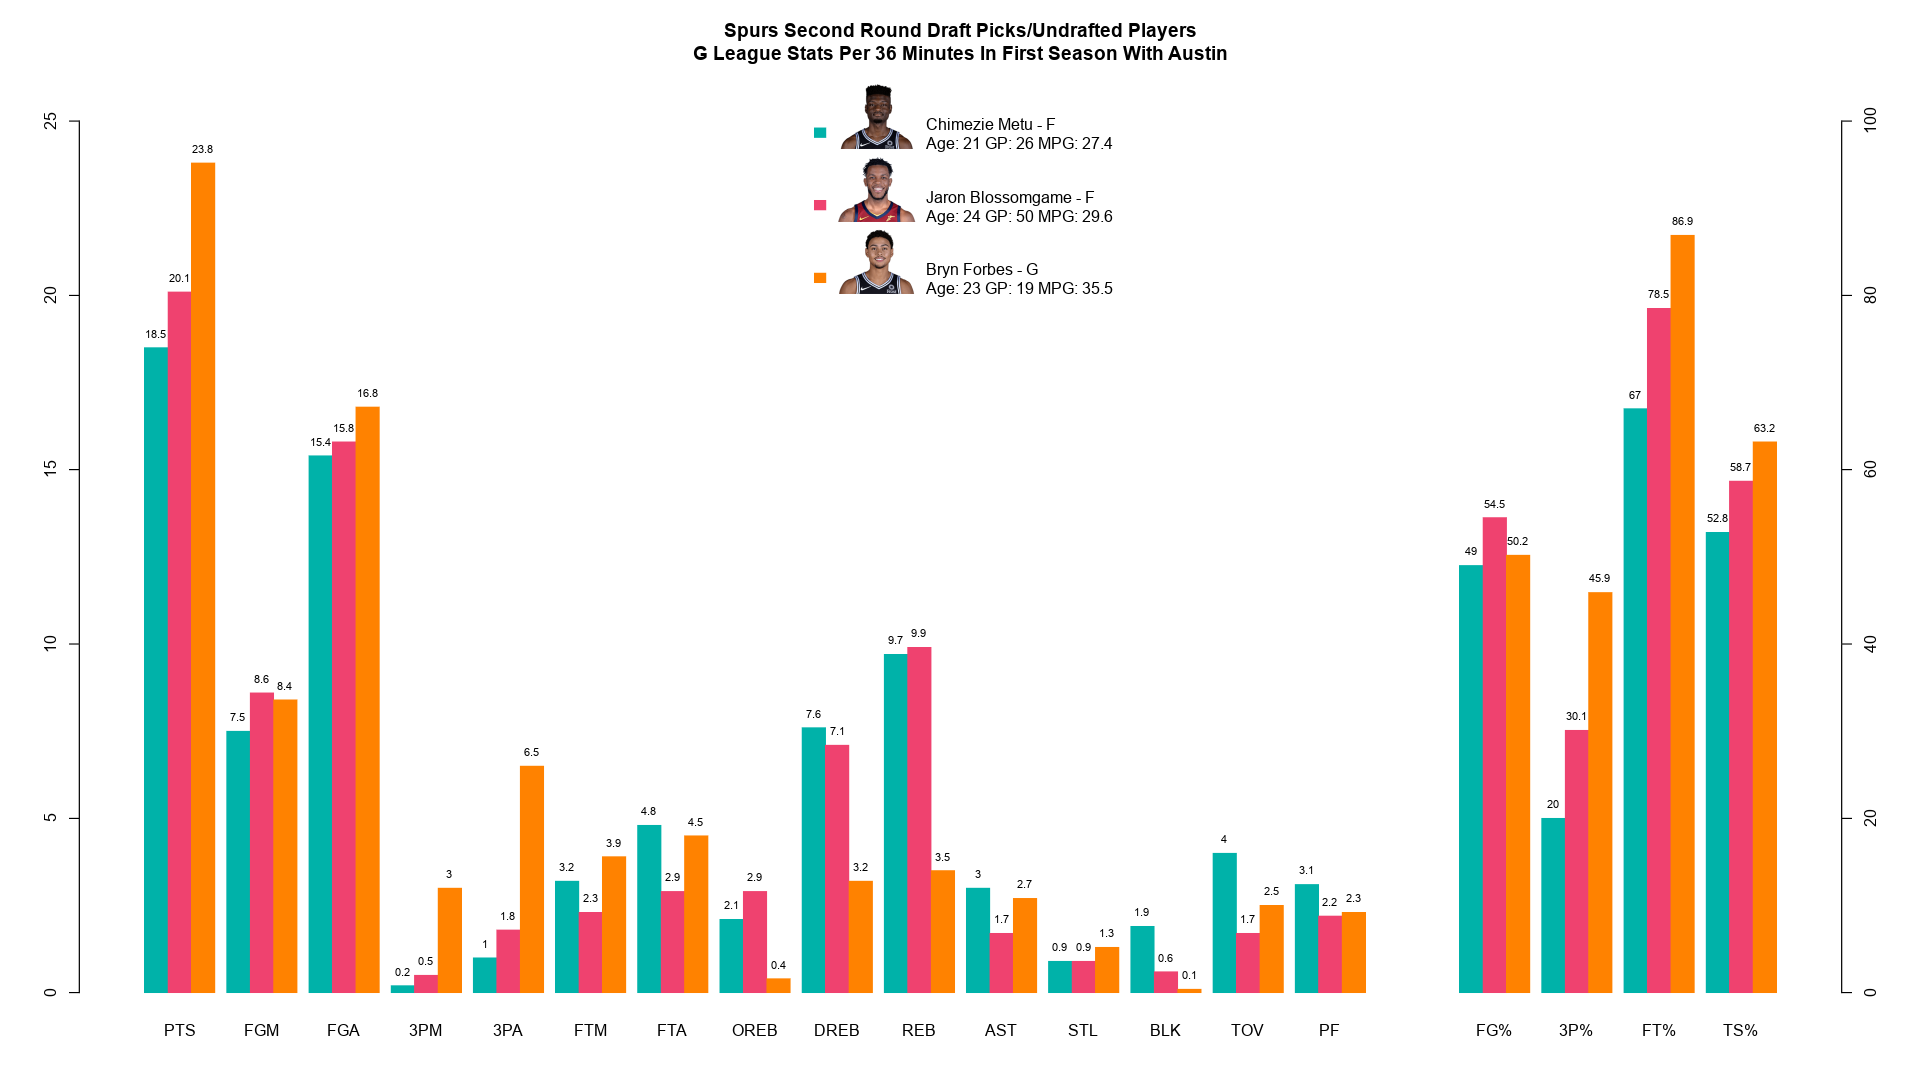

Write the R code that produced this figure.
library(magick)
fig <- image_graph(width = 1920, height = 1080, res = 96)

# incomplete stats; will need updating
cm.stats <-
    c(18.5, 7.5, 15.4, 0.2, 1, 3.2, 4.8, 2.1, 7.6, 9.7, 3, 0.9, 1.9, 4, 3.1)
cm.shooting <- c(49.0, 20, 67, 52.8)
jb.stats <-
    c(20.1,
      8.6,
      15.8,
      0.5,
      1.8,
      2.3,
      2.9,
      2.9,
      7.1,
      9.9,
      1.7,
      0.9,
      0.6,
      1.7,
      2.2)
jb.shooting <- c(54.5, 30.1, 78.5, 58.7)
bf.stats <-
    c(23.8,
      8.4,
      16.8,
      3,
      6.5,
      3.9,
      4.5,
      0.4,
      3.2,
      3.5,
      2.7,
      1.3,
      0.1,
      2.5,
      2.3)
bf.shooting <- c(50.2, 45.9, 86.9, 63.2)

player.names <-
    c(
        'Chimezie Metu - F\nAge: 21 GP: 26 MPG: 27.4',
        'Jaron Blossomgame - F\nAge: 24 GP: 50 MPG: 29.6',
        'Bryn Forbes - G\nAge: 23 GP: 19 MPG: 35.5'
    )
stats.names <-
    c(
        'PTS',
        'FGM',
        'FGA',
        '3PM',
        '3PA',
        'FTM',
        'FTA',
        'OREB',
        'DREB',
        'REB',
        'AST',
        'STL',
        'BLK',
        'TOV',
        'PF'
    )
shooting.names <- c('FG%', '3P%', 'FT%', 'TS%')

# i don't know what's the best way to create the barplot; this seems to work
stats.matrix <-
    matrix(
        rbind(cm.stats, jb.stats, bf.stats),
        ncol = 15,
        dimnames = list(player.names, stats.names)
    )
shooting.matrix <-
    matrix(
        rbind(cm.shooting, jb.shooting, bf.shooting),
        ncol = 4,
        dimnames = list(player.names, shooting.names)
    )
dummy.matrix <- matrix(c(26.2, 26.2, 26.2))
# before combining stats with shooting, downscale shooting values by 4
m <- cbind(stats.matrix, dummy.matrix, shooting.matrix / 4)
par(mar = c(4.1, 4.1, 4.1, 4.1))
bp <-
    barplot(
        m,
        beside = TRUE,
        col = ifelse(colnames(m)[col(m)] == '', 'white',
                     c('#00B2A9', '#EF426F', '#FF8200')),
        legend = player.names,
        args.legend = list(
            x = 'top',
            bty = 'n',
            x.intersp = 7,
            y.intersp = 3,
            border = NA
        ),
        # ylim = c(0, 25),
        main = paste0('Spurs Second Round Draft Picks/Undrafted Players\n',
                      'G League Stats Per 36 Minutes ',
                      'In First Season With Austin'),
        border = NA,
        space = c(0, 0.5)
    )

# create the other y-axis
axis(side = 4,
     at = (0:5 * 5),
     labels = (0:5 * 20))

# add the exact values on the plot
actual.m <- cbind(stats.matrix, dummy.matrix, shooting.matrix)
text(
    x = bp,
    y = m,
    labels = actual.m,
    pos = 3,
    cex = 0.7#, xpd = NA
)

dev.off()
cm <- image_read('https://ak-static.cms.nba.com/wp-content/uploads/headshots/nba/latest/260x190/1629002.png')
cm <- image_scale(cm, 'x65')
jb <- image_read('https://ak-static.cms.nba.com/wp-content/uploads/headshots/nba/latest/260x190/1628417.png')
jb <- image_scale(jb, 'x65')
bf <- image_read('https://ak-static.cms.nba.com/wp-content/uploads/headshots/nba/latest/260x190/1627854.png')
bf <- image_scale(bf, 'x65')
out <- image_composite(fig, cm, offset = '+833+84')
out <- image_composite(out, jb, offset = '+834+157')
out <- image_composite(out, bf, offset = '+835+229')

image_write(out, path = 'second_round_undrafted.png', format = 'png')
